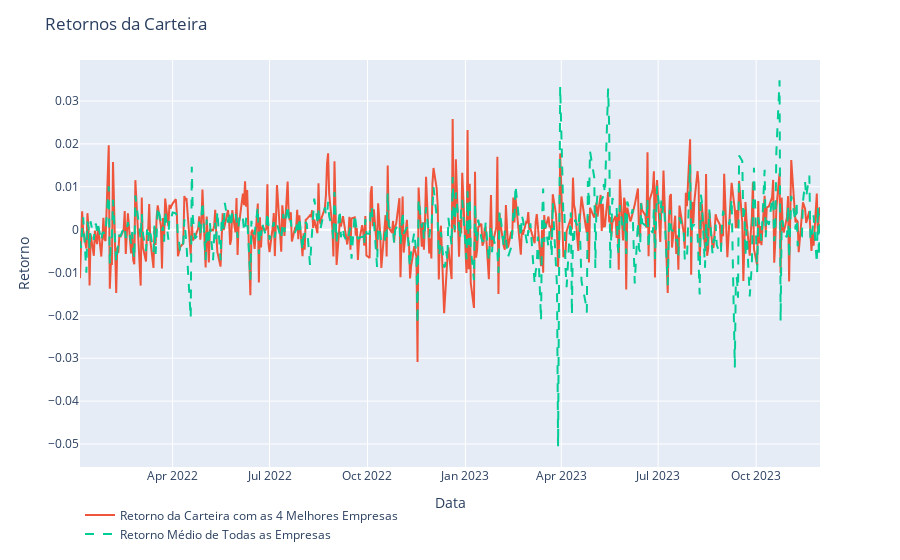

Notebook code cell kept with this figure:
### Code cell
import plotly.express as px
from sklearn.tree import DecisionTreeClassifier

modelo = DecisionTreeClassifier()
modelo.fit(retorno[media_retornos_top], retorno.index)

ultima_data = retorno.index[-1] # referência ao último item retornos
decisao_alocacao = modelo.predict([retorno[media_retornos_top].iloc[-1]])[0] 
decisao_alocacao = max(0, min(int(decisao_alocacao), len(media_retornos_top) - 1)) # garante que o valor 
# escolher as empresas com base na decisão
empresas_selecionadas = [media_retornos_top[i] for i in range(decisao_alocacao + 1)]

print(f"Alocação escolhida pela árvore de decisão na data mais recente ({ultima_data}): \n {empresas_selecionadas}")

pesos_alocacao = {empresa: 0.25 for empresa in empresas_selecionadas}
retornos_carteira = (retorno[empresas_selecionadas] * np.array(list(pesos_alocacao.values()))).sum(axis=1)

retornos_todas_empresas = retorno[tickers].mean(axis=1)

# Gráfico
grafico = px.line()
grafico.add_scatter(x=retornos_carteira.index, y=retornos_carteira, mode='lines', name='Retorno da Carteira com as 4 Melhores Empresas')
grafico.add_scatter(x=retornos_todas_empresas.index, y=retornos_todas_empresas, mode='lines', name='Retorno Médio de Todas as Empresas', line=dict(dash='dash'))
grafico.update_layout(title='Retornos da Carteira', xaxis_title='Data', yaxis_title='Retorno', legend=dict(x=0, y=-0.2))
grafico.show()

### Figure 1 — Plotly figure (JSON) as saved in the notebook; plotly's stock layout.template omitted (floating-point values rounded to 4 significant figures; data arrays with more than 128 entries replaced by an {"elided": "..."} marker saying what was removed)
{"data": [{"hovertemplate": "<extra></extra>", "legendgroup": "", "line": {"color": "#636efa", "dash": "solid"}, "marker": {"symbol": "circle"}, "mode": "lines", "name": "", "orientation": "v", "showlegend": false, "type": "scatter", "xaxis": "x", "yaxis": "y"}, {"mode": "lines", "name": "Retorno da Carteira com as 4 Melhores Empresas", "type": "scatter", "x": {"elided": "478 str values"}, "y": {"elided": "478 float values"}}, {"line": {"dash": "dash"}, "mode": "lines", "name": "Retorno Médio de Todas as Empresas", "type": "scatter", "x": {"elided": "478 str values"}, "y": {"elided": "478 float values"}}], "layout": {"legend": {"tracegroupgap": 0, "x": 0, "y": -0.2}, "margin": {"t": 60}, "title": {"text": "Retornos da Carteira"}, "xaxis": {"anchor": "y", "domain": [0, 1], "title": {"text": "Data"}}, "yaxis": {"anchor": "x", "domain": [0, 1], "title": {"text": "Retorno"}}}}
